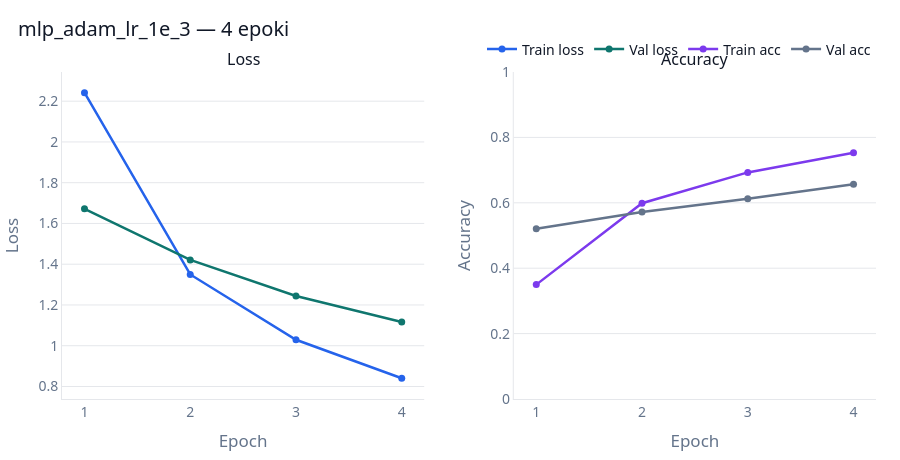
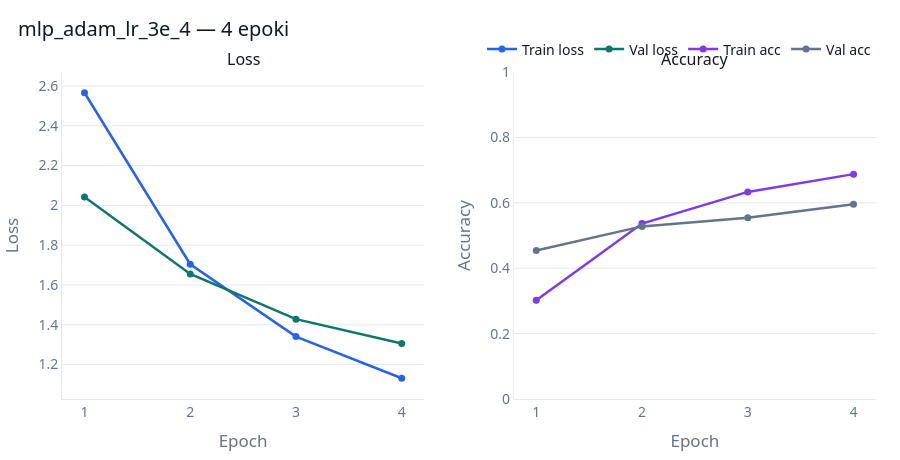
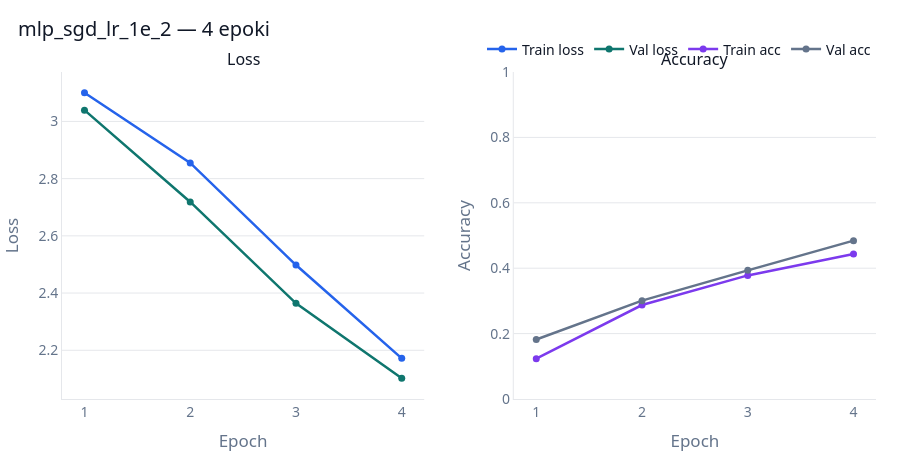
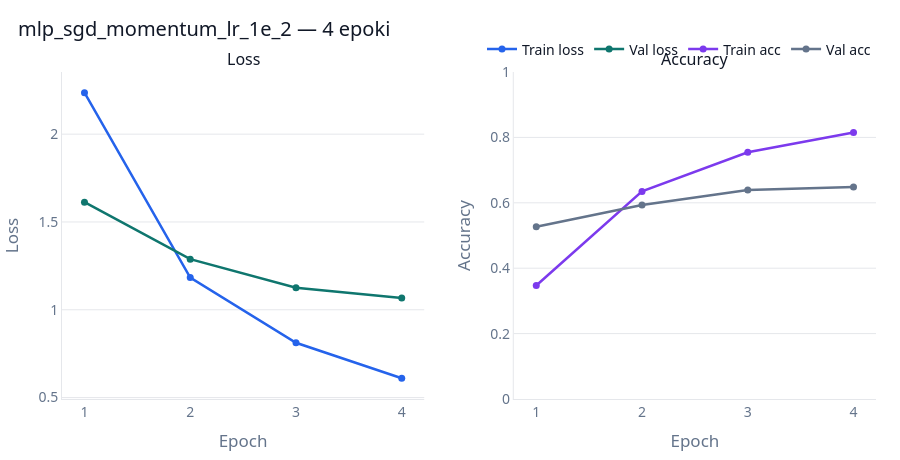

These figures' notebook cell, in order:
### Markdown cell above
## Trening

Każdy eksperyment jest trenowany po 4 epoki. Dla MLP obrazy są spłaszczane do wektora 784, a dla LeNet i CNN zostają w kształcie `1 x 28 x 28`.

### Code cell
experiment_histories = {}
experiment_results = []
experiment_history_rows = []
failed_experiments = []

for experiment in experiments:
    print("=" * 80)
    print(f"Experiment: {experiment.name}")
    print(
        f"Model: {experiment.model.name}, "
        f"optimizer: {experiment.optimizer.name}, "
        f"lr={experiment.optimizer.learning_rate}, "
        f"momentum={experiment.optimizer.momentum}, "
        f"weight_decay={experiment.optimizer.weight_decay}"
    )

    try:
        set_seed(experiment.seed)
        experiment_device = resolve_device(experiment.device)
        train_loader, test_loader = make_data_loaders(
            experiment.dataset,
            root_dir=PROJECT_ROOT,
        )

        model = build_model(experiment.model).to(experiment_device)
        criterion = nn.CrossEntropyLoss()
        optimizer = build_optimizer(experiment.optimizer, model.parameters())

        total_params = sum(p.numel() for p in model.parameters())
        flatten = experiment.model.name == "mlp"
        print(f"Device: {experiment_device}")
        print(f"Liczba parametrów: {total_params:,}")

        history = train_model(
            model,
            train_loader,
            test_loader,
            criterion,
            optimizer,
            experiment_device,
            epochs=experiment.epochs,
            flatten=flatten,
        )

        best_val_acc = max(history["val_acc"])
        best_epoch = history["val_acc"].index(best_val_acc) + 1
        checkpoint_path = save_model_checkpoint(
            model,
            experiment,
            output_dir=PROJECT_ROOT / MODEL_CHECKPOINTS_DIR,
            history=history,
            extra_metadata={
                "best_val_acc": best_val_acc,
                "best_epoch": best_epoch,
                "total_params": total_params,
            },
        )

        experiment_histories[experiment.name] = history
        experiment_history_rows.extend(history_to_rows(experiment, history))
        experiment_results.append(
            {
                "name": experiment.name,
                "model": experiment.model.name,
                "optimizer": experiment.optimizer.name,
                "learning_rate": experiment.optimizer.learning_rate,
                "momentum": experiment.optimizer.momentum,
                "weight_decay": experiment.optimizer.weight_decay,
                "epochs": experiment.epochs,
                "total_params": total_params,
                "best_val_acc": best_val_acc,
                "best_epoch": best_epoch,
                "checkpoint_path": str(checkpoint_path),
            }
        )

        display(plot_training_history(history, title=f"{experiment.name} — {experiment.epochs} epoki"))
        print(f"Najlepszy val acc: {best_val_acc:.4f} (epoka {best_epoch})")
        print(f"Checkpoint: {checkpoint_path}")

    except Exception as error:
        failed_experiments.append(
            {
                "name": experiment.name,
                "model": experiment.model.name,
                "error": repr(error),
            }
        )
        print(f"FAILED: {experiment.name}")
        print(traceback.format_exc())

if failed_experiments:
    display(pd.DataFrame(failed_experiments))

### Figure 1 — Plotly figure (JSON) as saved in the notebook; plotly's stock layout.template omitted (floating-point values rounded to 4 significant figures)
{"data": [{"line": {"color": "#2563eb", "width": 2.5}, "marker": {"size": 7}, "mode": "lines+markers", "name": "Train loss", "type": "scatter", "x": [1, 2, 3, 4], "xaxis": "x", "y": [2.241, 1.35, 1.029, 0.8403], "yaxis": "y"}, {"line": {"color": "#0f766e", "width": 2.5}, "marker": {"size": 7}, "mode": "lines+markers", "name": "Val loss", "type": "scatter", "x": [1, 2, 3, 4], "xaxis": "x", "y": [1.672, 1.421, 1.244, 1.117], "yaxis": "y"}, {"line": {"color": "#7c3aed", "width": 2.5}, "marker": {"size": 7}, "mode": "lines+markers", "name": "Train acc", "type": "scatter", "x": [1, 2, 3, 4], "xaxis": "x2", "y": [0.3498, 0.5987, 0.693, 0.7531], "yaxis": "y2"}, {"line": {"color": "#64748b", "width": 2.5}, "marker": {"size": 7}, "mode": "lines+markers", "name": "Val acc", "type": "scatter", "x": [1, 2, 3, 4], "xaxis": "x2", "y": [0.5208, 0.5717, 0.6122, 0.657], "yaxis": "y2"}], "layout": {"annotations": [{"font": {"size": 16}, "showarrow": false, "text": "Loss", "x": 0.2225, "xanchor": "center", "xref": "paper", "y": 1, "yanchor": "bottom", "yref": "paper"}, {"font": {"size": 16}, "showarrow": false, "text": "Accuracy", "x": 0.7775, "xanchor": "center", "xref": "paper", "y": 1, "yanchor": "bottom", "yref": "paper"}], "font": {"color": "#111827", "family": "Segoe UI, Arial, Helvetica, sans-serif", "size": 14}, "height": 460, "legend": {"bgcolor": "rgba(255,255,255,0)", "orientation": "h", "x": 1, "xanchor": "right", "y": 1.02, "yanchor": "bottom"}, "margin": {"b": 48, "l": 48, "r": 24, "t": 72}, "paper_bgcolor": "white", "plot_bgcolor": "white", "title": {"text": "mlp_adam_lr_1e_3 — 4 epoki", "x": 0.02, "xanchor": "left"}, "xaxis": {"anchor": "y", "domain": [0, 0.445], "dtick": 1, "linecolor": "#e5e7eb", "showgrid": false, "tickfont": {"color": "#64748b"}, "title": {"font": {"color": "#64748b"}, "text": "Epoch"}, "zeroline": false}, "xaxis2": {"anchor": "y2", "domain": [0.555, 1], "dtick": 1, "linecolor": "#e5e7eb", "showgrid": false, "tickfont": {"color": "#64748b"}, "title": {"font": {"color": "#64748b"}, "text": "Epoch"}, "zeroline": false}, "yaxis": {"anchor": "x", "domain": [0, 1], "gridcolor": "#e5e7eb", "linecolor": "#e5e7eb", "tickfont": {"color": "#64748b"}, "title": {"font": {"color": "#64748b"}, "text": "Loss"}, "zeroline": false}, "yaxis2": {"anchor": "x2", "domain": [0, 1], "gridcolor": "#e5e7eb", "linecolor": "#e5e7eb", "range": [0, 1], "tickfont": {"color": "#64748b"}, "title": {"font": {"color": "#64748b"}, "text": "Accuracy"}, "zeroline": false}}}

### Figure 2 — Plotly figure (JSON) as saved in the notebook; plotly's stock layout.template omitted (floating-point values rounded to 4 significant figures)
{"data": [{"line": {"color": "#2563eb", "width": 2.5}, "marker": {"size": 7}, "mode": "lines+markers", "name": "Train loss", "type": "scatter", "x": [1, 2, 3, 4], "xaxis": "x", "y": [2.566, 1.704, 1.341, 1.131], "yaxis": "y"}, {"line": {"color": "#0f766e", "width": 2.5}, "marker": {"size": 7}, "mode": "lines+markers", "name": "Val loss", "type": "scatter", "x": [1, 2, 3, 4], "xaxis": "x", "y": [2.042, 1.655, 1.428, 1.306], "yaxis": "y"}, {"line": {"color": "#7c3aed", "width": 2.5}, "marker": {"size": 7}, "mode": "lines+markers", "name": "Train acc", "type": "scatter", "x": [1, 2, 3, 4], "xaxis": "x2", "y": [0.3021, 0.5366, 0.6333, 0.6877], "yaxis": "y2"}, {"line": {"color": "#64748b", "width": 2.5}, "marker": {"size": 7}, "mode": "lines+markers", "name": "Val acc", "type": "scatter", "x": [1, 2, 3, 4], "xaxis": "x2", "y": [0.4541, 0.5279, 0.5545, 0.5952], "yaxis": "y2"}], "layout": {"annotations": [{"font": {"size": 16}, "showarrow": false, "text": "Loss", "x": 0.2225, "xanchor": "center", "xref": "paper", "y": 1, "yanchor": "bottom", "yref": "paper"}, {"font": {"size": 16}, "showarrow": false, "text": "Accuracy", "x": 0.7775, "xanchor": "center", "xref": "paper", "y": 1, "yanchor": "bottom", "yref": "paper"}], "font": {"color": "#111827", "family": "Segoe UI, Arial, Helvetica, sans-serif", "size": 14}, "height": 460, "legend": {"bgcolor": "rgba(255,255,255,0)", "orientation": "h", "x": 1, "xanchor": "right", "y": 1.02, "yanchor": "bottom"}, "margin": {"b": 48, "l": 48, "r": 24, "t": 72}, "paper_bgcolor": "white", "plot_bgcolor": "white", "title": {"text": "mlp_adam_lr_3e_4 — 4 epoki", "x": 0.02, "xanchor": "left"}, "xaxis": {"anchor": "y", "domain": [0, 0.445], "dtick": 1, "linecolor": "#e5e7eb", "showgrid": false, "tickfont": {"color": "#64748b"}, "title": {"font": {"color": "#64748b"}, "text": "Epoch"}, "zeroline": false}, "xaxis2": {"anchor": "y2", "domain": [0.555, 1], "dtick": 1, "linecolor": "#e5e7eb", "showgrid": false, "tickfont": {"color": "#64748b"}, "title": {"font": {"color": "#64748b"}, "text": "Epoch"}, "zeroline": false}, "yaxis": {"anchor": "x", "domain": [0, 1], "gridcolor": "#e5e7eb", "linecolor": "#e5e7eb", "tickfont": {"color": "#64748b"}, "title": {"font": {"color": "#64748b"}, "text": "Loss"}, "zeroline": false}, "yaxis2": {"anchor": "x2", "domain": [0, 1], "gridcolor": "#e5e7eb", "linecolor": "#e5e7eb", "range": [0, 1], "tickfont": {"color": "#64748b"}, "title": {"font": {"color": "#64748b"}, "text": "Accuracy"}, "zeroline": false}}}

### Figure 3 — Plotly figure (JSON) as saved in the notebook; plotly's stock layout.template omitted (floating-point values rounded to 4 significant figures)
{"data": [{"line": {"color": "#2563eb", "width": 2.5}, "marker": {"size": 7}, "mode": "lines+markers", "name": "Train loss", "type": "scatter", "x": [1, 2, 3, 4], "xaxis": "x", "y": [3.1, 2.855, 2.498, 2.172], "yaxis": "y"}, {"line": {"color": "#0f766e", "width": 2.5}, "marker": {"size": 7}, "mode": "lines+markers", "name": "Val loss", "type": "scatter", "x": [1, 2, 3, 4], "xaxis": "x", "y": [3.039, 2.719, 2.364, 2.102], "yaxis": "y"}, {"line": {"color": "#7c3aed", "width": 2.5}, "marker": {"size": 7}, "mode": "lines+markers", "name": "Train acc", "type": "scatter", "x": [1, 2, 3, 4], "xaxis": "x2", "y": [0.1231, 0.2874, 0.378, 0.4435], "yaxis": "y2"}, {"line": {"color": "#64748b", "width": 2.5}, "marker": {"size": 7}, "mode": "lines+markers", "name": "Val acc", "type": "scatter", "x": [1, 2, 3, 4], "xaxis": "x2", "y": [0.182, 0.3008, 0.3935, 0.4842], "yaxis": "y2"}], "layout": {"annotations": [{"font": {"size": 16}, "showarrow": false, "text": "Loss", "x": 0.2225, "xanchor": "center", "xref": "paper", "y": 1, "yanchor": "bottom", "yref": "paper"}, {"font": {"size": 16}, "showarrow": false, "text": "Accuracy", "x": 0.7775, "xanchor": "center", "xref": "paper", "y": 1, "yanchor": "bottom", "yref": "paper"}], "font": {"color": "#111827", "family": "Segoe UI, Arial, Helvetica, sans-serif", "size": 14}, "height": 460, "legend": {"bgcolor": "rgba(255,255,255,0)", "orientation": "h", "x": 1, "xanchor": "right", "y": 1.02, "yanchor": "bottom"}, "margin": {"b": 48, "l": 48, "r": 24, "t": 72}, "paper_bgcolor": "white", "plot_bgcolor": "white", "title": {"text": "mlp_sgd_lr_1e_2 — 4 epoki", "x": 0.02, "xanchor": "left"}, "xaxis": {"anchor": "y", "domain": [0, 0.445], "dtick": 1, "linecolor": "#e5e7eb", "showgrid": false, "tickfont": {"color": "#64748b"}, "title": {"font": {"color": "#64748b"}, "text": "Epoch"}, "zeroline": false}, "xaxis2": {"anchor": "y2", "domain": [0.555, 1], "dtick": 1, "linecolor": "#e5e7eb", "showgrid": false, "tickfont": {"color": "#64748b"}, "title": {"font": {"color": "#64748b"}, "text": "Epoch"}, "zeroline": false}, "yaxis": {"anchor": "x", "domain": [0, 1], "gridcolor": "#e5e7eb", "linecolor": "#e5e7eb", "tickfont": {"color": "#64748b"}, "title": {"font": {"color": "#64748b"}, "text": "Loss"}, "zeroline": false}, "yaxis2": {"anchor": "x2", "domain": [0, 1], "gridcolor": "#e5e7eb", "linecolor": "#e5e7eb", "range": [0, 1], "tickfont": {"color": "#64748b"}, "title": {"font": {"color": "#64748b"}, "text": "Accuracy"}, "zeroline": false}}}

### Figure 4 — Plotly figure (JSON) as saved in the notebook; plotly's stock layout.template omitted (floating-point values rounded to 4 significant figures)
{"data": [{"line": {"color": "#2563eb", "width": 2.5}, "marker": {"size": 7}, "mode": "lines+markers", "name": "Train loss", "type": "scatter", "x": [1, 2, 3, 4], "xaxis": "x", "y": [2.236, 1.184, 0.8122, 0.6099], "yaxis": "y"}, {"line": {"color": "#0f766e", "width": 2.5}, "marker": {"size": 7}, "mode": "lines+markers", "name": "Val loss", "type": "scatter", "x": [1, 2, 3, 4], "xaxis": "x", "y": [1.613, 1.288, 1.125, 1.068], "yaxis": "y"}, {"line": {"color": "#7c3aed", "width": 2.5}, "marker": {"size": 7}, "mode": "lines+markers", "name": "Train acc", "type": "scatter", "x": [1, 2, 3, 4], "xaxis": "x2", "y": [0.347, 0.6349, 0.7547, 0.8152], "yaxis": "y2"}, {"line": {"color": "#64748b", "width": 2.5}, "marker": {"size": 7}, "mode": "lines+markers", "name": "Val acc", "type": "scatter", "x": [1, 2, 3, 4], "xaxis": "x2", "y": [0.5266, 0.5936, 0.6393, 0.6481], "yaxis": "y2"}], "layout": {"annotations": [{"font": {"size": 16}, "showarrow": false, "text": "Loss", "x": 0.2225, "xanchor": "center", "xref": "paper", "y": 1, "yanchor": "bottom", "yref": "paper"}, {"font": {"size": 16}, "showarrow": false, "text": "Accuracy", "x": 0.7775, "xanchor": "center", "xref": "paper", "y": 1, "yanchor": "bottom", "yref": "paper"}], "font": {"color": "#111827", "family": "Segoe UI, Arial, Helvetica, sans-serif", "size": 14}, "height": 460, "legend": {"bgcolor": "rgba(255,255,255,0)", "orientation": "h", "x": 1, "xanchor": "right", "y": 1.02, "yanchor": "bottom"}, "margin": {"b": 48, "l": 48, "r": 24, "t": 72}, "paper_bgcolor": "white", "plot_bgcolor": "white", "title": {"text": "mlp_sgd_momentum_lr_1e_2 — 4 epoki", "x": 0.02, "xanchor": "left"}, "xaxis": {"anchor": "y", "domain": [0, 0.445], "dtick": 1, "linecolor": "#e5e7eb", "showgrid": false, "tickfont": {"color": "#64748b"}, "title": {"font": {"color": "#64748b"}, "text": "Epoch"}, "zeroline": false}, "xaxis2": {"anchor": "y2", "domain": [0.555, 1], "dtick": 1, "linecolor": "#e5e7eb", "showgrid": false, "tickfont": {"color": "#64748b"}, "title": {"font": {"color": "#64748b"}, "text": "Epoch"}, "zeroline": false}, "yaxis": {"anchor": "x", "domain": [0, 1], "gridcolor": "#e5e7eb", "linecolor": "#e5e7eb", "tickfont": {"color": "#64748b"}, "title": {"font": {"color": "#64748b"}, "text": "Loss"}, "zeroline": false}, "yaxis2": {"anchor": "x2", "domain": [0, 1], "gridcolor": "#e5e7eb", "linecolor": "#e5e7eb", "range": [0, 1], "tickfont": {"color": "#64748b"}, "title": {"font": {"color": "#64748b"}, "text": "Accuracy"}, "zeroline": false}}}
